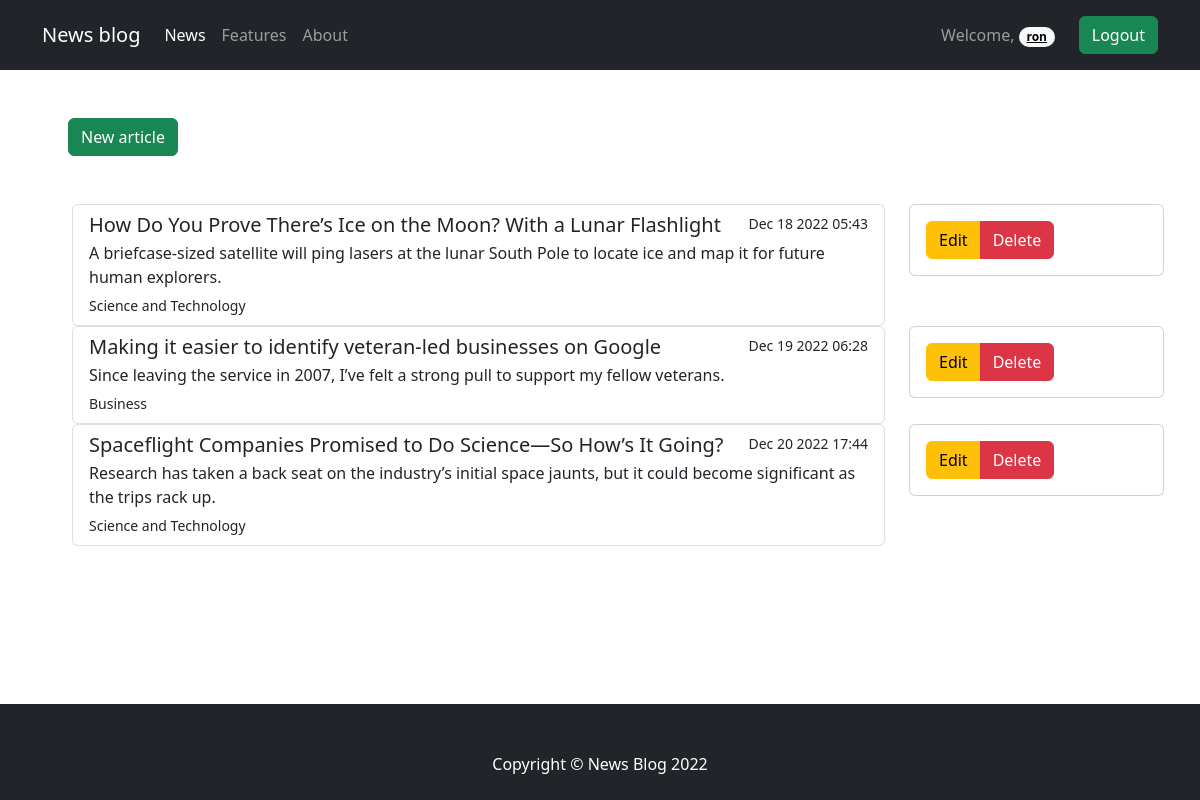
Page /profile/ (signed in) on the earlier database version.
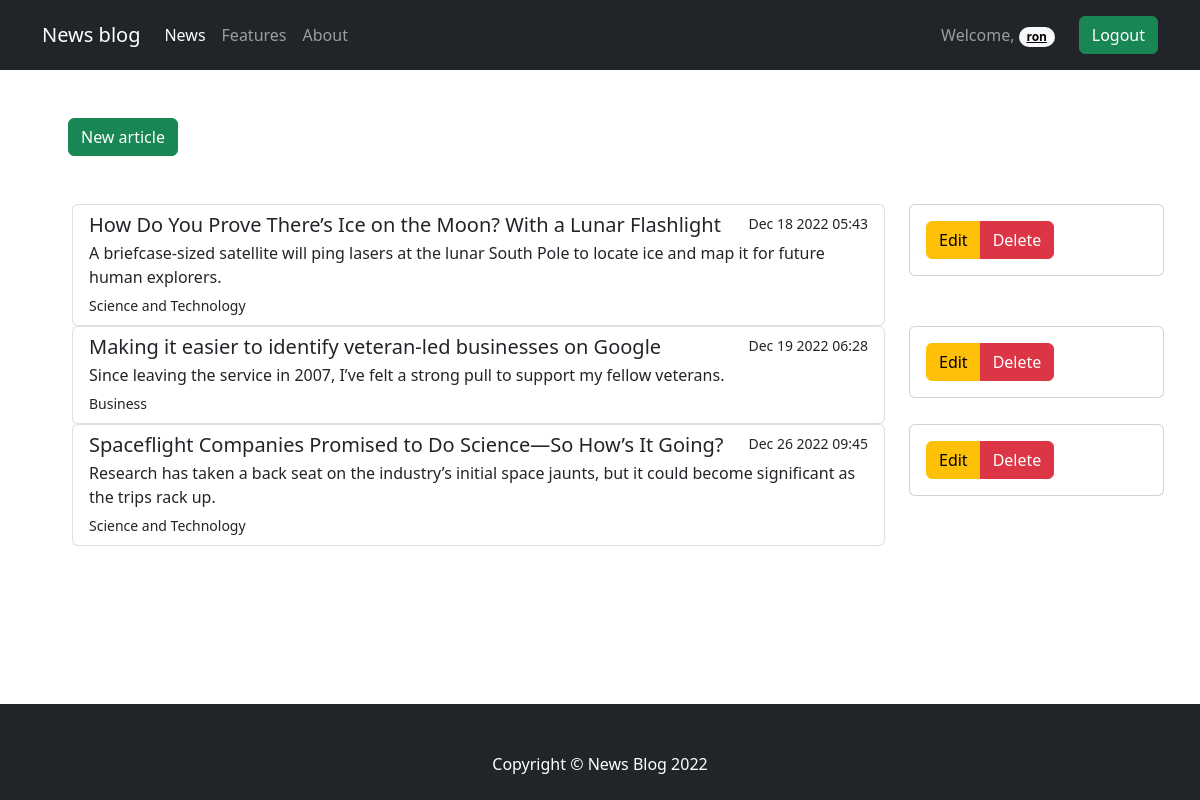
Same page on the later database version.
### news/models.py (models this page shows, shortened)
class News(models.Model):
    author = models.ForeignKey(User, on_delete=models.CASCADE)
    category = models.ForeignKey(Category, on_delete=models.CASCADE)
    title = models.CharField(max_length=100)
    description = models.CharField(max_length=150)
    image = models.ImageField(upload_to='news/images/')
    article = models.TextField()
    date = models.DateTimeField(auto_now=True)
    class Meta:
        verbose_name_plural = 'News'

class Category(models.Model):
    name = models.CharField(max_length=32)
    class Meta:
        verbose_name_plural = 'Category'
    def __str__(self):
        return self.name

### accounts/views.py (the view)
# urls.py: path('', views.profile, name='profile'),
def profile(request):
    articles = News.objects.filter(author=request.user.id)
    return render(request, 'accounts/profile.html', {'articles': articles})

### accounts/templates/accounts/profile.html
{% extends 'base.html' %}
{% block content %}
<div class="container m-5">
    {% if user.is_authenticated %}
    <a href="{% url 'newarticle' %}">
        <button type="button" class="btn btn-success ms-2 me-2">New article</button>
    </a><br><br><br>
    {% if articles %}
    <div class="container">
        {% for article in articles %}
        <div class="row">
            <div class="col">
                <div class="list-group">
                    <a href="{% url 'article' article.id  %}" class="list-group-item list-group-item-action"
                       aria-current="true">
                        <div class="d-flex w-100 justify-content-between">
                            <h5 class="mb-1">{{ article.title }}</h5>
                            <small>{{ article.date|date:'M j Y H:i' }}</small>
                        </div>
                        <p class="mb-1">{{ article.description }}</p>
                        <small>{{ article.category }}</small>
                    </a>
                </div>
            </div>
            <div class="col col-sm-3">
                <div class="card mb-4">
                    <div class="card-body">
                        <div class="btn-group btn-edit-delete">
                            <a href="{% url 'editarticle' article.id %}" class="btn btn-warning">Edit</a>
                            <a href="{% url 'deletearticle' article.id %}" class="btn btn-danger">Delete</a>
                        </div>
                    </div>
                </div>
            </div>
        </div>
        {% endfor %}
    </div>
    {% else %}
    <p>You haven't made any posts yet =(</p>
    {% endif %}
    {% else %}
    <p>Sign In or Sign Up =)</p>
    {% endif %}
</div>
{% endblock %}

Differences in the rows shown:
changed News "Spaceflight Companies Promised to Do Science—So How’s It Going?": date "Dec 20 2022 17:44" → "Dec 26 2022 09:45"
